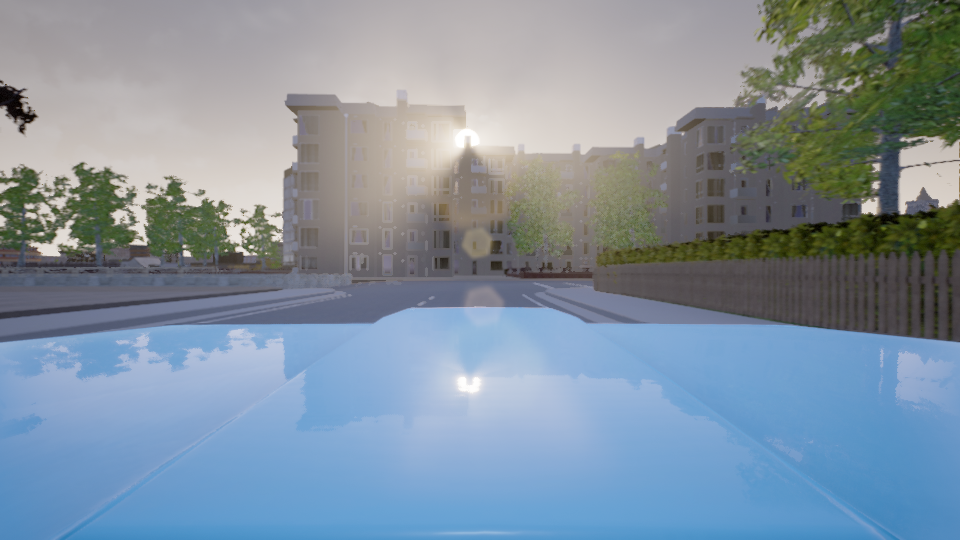
#> input picture Dataset_Sample/RGB/00183310.png, 960 x 540 px, found by its file name; its folder holds only this picture in this run
$ python visualize.py
#> lines starting #> are read from the running program, lines starting #| are printed output that depends on the picture
import os


import random


import matplotlib.pyplot as plt
import skimage.io                                     #Used for imshow function
import skimage.transform                              #Used for resize function

import numpy as np
import cv2

RGB_TRAIN_DIR = "/media/nikos134/DATADRIVE1/onedrive/21_06/trainData/RGB"
SEG_TRAIN_DIR = "/media/nikos134/DATADRIVE1/onedrive/21_06/trainData/SEG"

RGB_VAL_DIR = "/media/nikos134/DATADRIVE1/onedrive/21_06/valData/RGB"
SEG_VAL_DIR = "/media/nikos134/DATADRIVE1/onedrive/21_06/valData/SEG"
ROOT_DIR = os.path.abspath("/media/nikos134/DATADRIVE1/onedrive/CNN/deepLab")
# Illustrate the train images and masks
def getMask(b_size, images):
    mask = np.zeros((b_size, 256, 512, 13))
    for i in range(b_size):

        unlabeled_index = np.all(images == (0, 0, 0), axis=-1)
        building_index = np.all(images == (70, 70, 70), axis=-1)
        fence_index = np.all(images == (190, 153, 153), axis=-1)
        other_index = np.all(images == (250, 170, 160), axis=-1)
        pedestrian_index = np.all(images == (220, 20, 60), axis=-1)
        pole_index = np.all(images == (153, 153, 153), axis=-1)
        road_line_index = np.all(images == (157, 234, 50), axis=-1)
        road_index = np.all(images == (128, 64, 128), axis=-1)
        sidewalk_index = np.all(images == (244, 35, 232), axis=-1)
        vegetation_index = np.all(images == (107, 142, 35), axis=-1)
        car_index = np.all(images == (0, 0, 142), axis=-1)
        wall_index = np.all(images == (102, 102, 156), axis=-1)
        traffic_sign_index = np.all(images == (220, 220, 0), axis=-1)

        mask[unlabeled_index, 0] = 1
        mask[building_index, 1] = 1
        mask[fence_index, 2] = 1
        mask[other_index, 3] = 1
        mask[pedestrian_index, 4] = 1
        mask[pole_index, 5] = 1
        mask[road_line_index, 6] = 1
        mask[road_index, 7] = 1
        mask[sidewalk_index, 8] = 1
        mask[vegetation_index, 9] = 1
        mask[car_index, 10] = 1
        mask[wall_index, 11] = 1
        mask[traffic_sign_index, 12] = 1
    return mask


def data_generator(type, batch_size):
#> called with type = 'train', batch_size = 1
    image_batch = np.zeros((batch_size, 256, 512, 3))
    image_batch_seg = np.zeros((batch_size, 256, 512, 3))
    if type == 'train':
        images = os.listdir(RGB_TRAIN_DIR)
        directoryRGB = RGB_TRAIN_DIR
        directorySEG = SEG_TRAIN_DIR
    elif type == 'valid':
        images = os.listdir(RGB_VAL_DIR)
        directoryRGB = RGB_VAL_DIR
        directorySEG = SEG_VAL_DIR


    random.shuffle(images)
    for i in range(batch_size):
        idx = images[i]

        image = skimage.io.imread(os.path.join(directoryRGB, idx))
#> image is the input picture: shape (540, 960, 4); mean R, G, B, A 129.6, 145.6, 159.7, 255
        image = cv2.resize(image, (512, 256), interpolation = cv2.INTER_NEAREST)
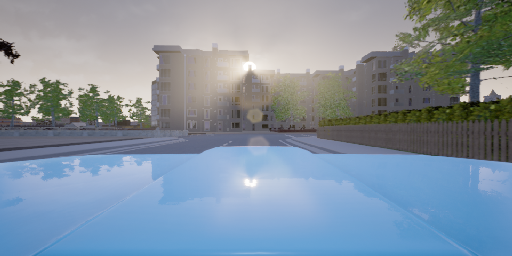
#> image: shape (256, 512, 4); mean R, G, B, A 129.8, 145.7, 159.7, 255

        image_seg = skimage.io.imread(os.path.join(directorySEG, idx))
        image_seg = cv2.resize(image_seg, (512, 256), interpolation = cv2.INTER_NEAREST)
        # If has an alpha channel, remove it for consistency
        if image.shape[-1] == 4:
            image = image[..., :3]
#> image: shape (256, 512, 3)
        if image_seg.shape[-1] == 4:
            image_seg = image_seg[..., :3]

        image_batch[i] = image
        image_batch_seg[i] = image_seg

    return image_batch, getMask(batch_size,image_batch_seg)


img, mask = data_generator('train',1)

labels = ["Unlabeled","Building" , "Fence", "Other", "Pedestrian", "Pole", "Road Line","Road", "Sidewalk", "Vegetation", "Car", "Wall", "Traffic Sign" ]

plt.figure(figsize=(20,10))
ax = plt.subplot(5, 4, 1)
plt.imshow(img[0]/255,)
ax.title.set_text("RGB")
for row in range(5):
    for col in range(4):
        if 4*row + col >= 13:
            continue
        ax = plt.subplot(5, 4, 4*row + col +2 )
        ax.title.set_text(labels[4*row + col])
        plt.imshow(mask[0, :, :, 4*row + col])


plt.tight_layout()

plt.show()
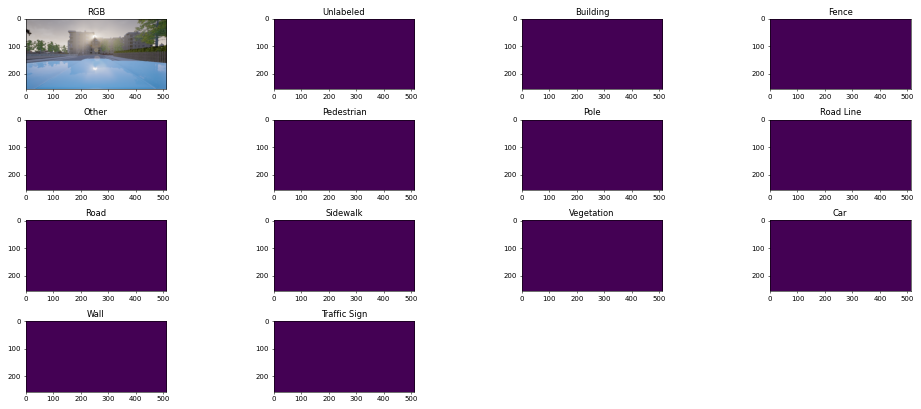
#> figure drawn by matplotlib, 14 panels

$ run again, on Dataset_Sample/RGB/00183314.png
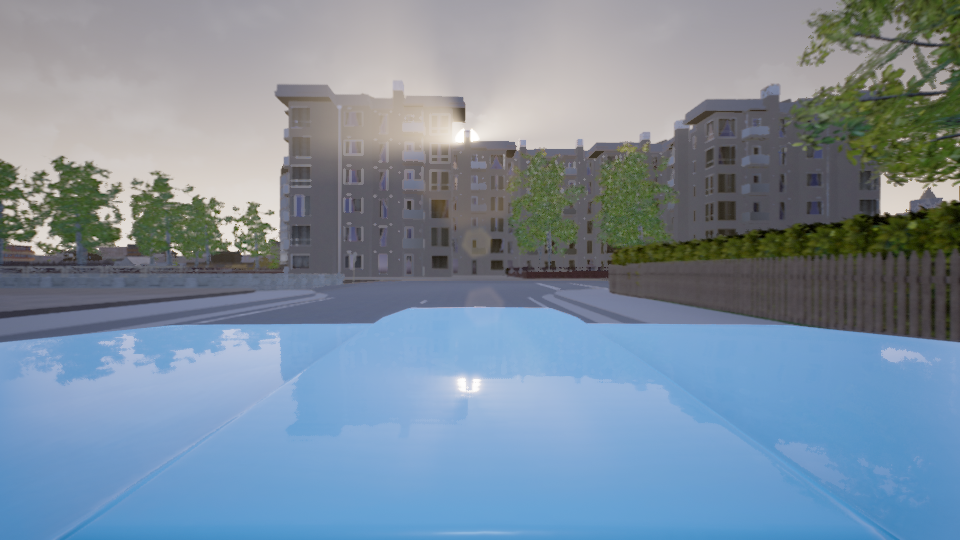
#> input picture Dataset_Sample/RGB/00183314.png, 960 x 540 px, found by its file name
#> in data_generator, image is the input picture: shape (540, 960, 4); mean R, G, B, A 124, 141.2, 157.4, 255
#> in data_generator, `image = cv2.resize(image, (512, 256), interpolation = cv2.INTER_NEAREST)`:
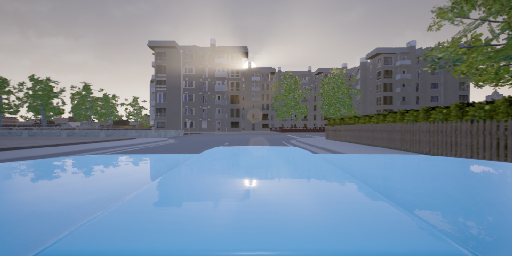
#> image: shape (256, 512, 4); mean R, G, B, A 124.2, 141.2, 157.3, 255
